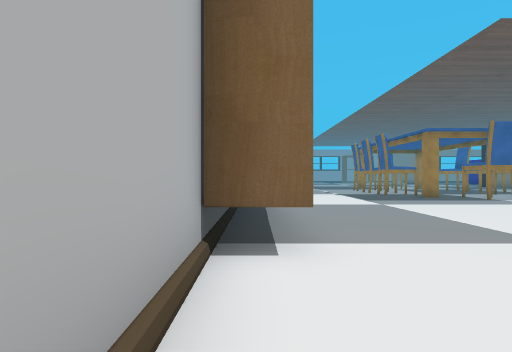
view 1 (above)

23 first-person views from a walk through a scene from a Unity 3-D project. The camera is 1.5 m above the floor, looks level and sees 75° across. The floor is counted in squares, 2 m on a side. Each view is taken from the middle of a square. On the plan, view 1 faces up. The plan holds only what a view shows up to about 11 squares ahead; the rest is blank. The place goes on beyond the plan. The player character is not drawn. Some animated figures are not drawn. Some surface patterns are stand-ins.

view 2
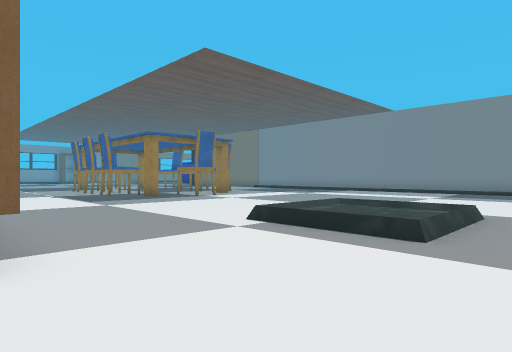

view 3
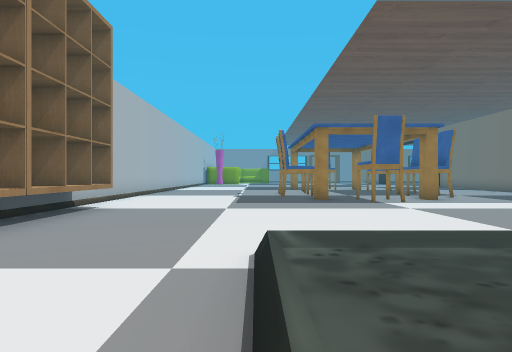

view 4
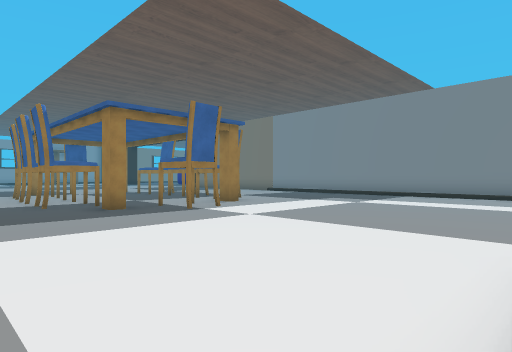

view 5
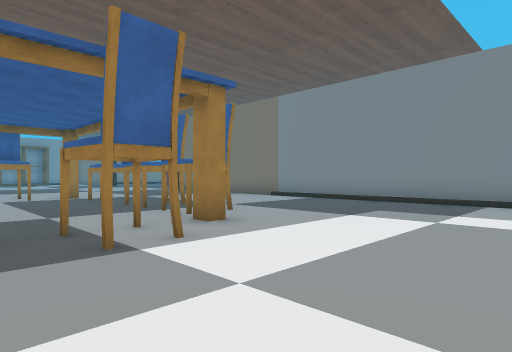

view 6
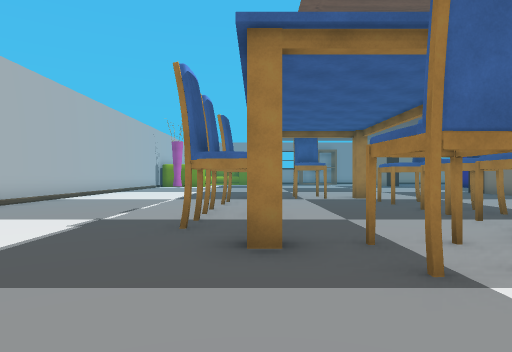

view 7
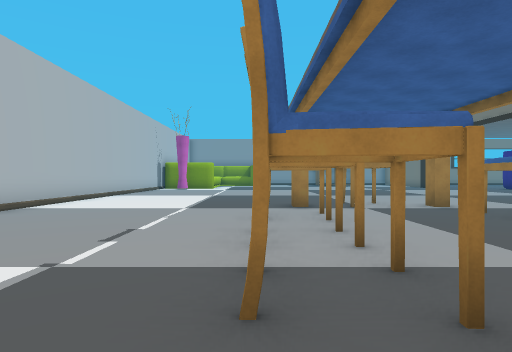

view 8
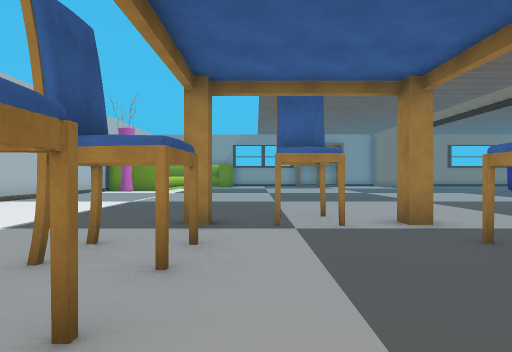

view 9
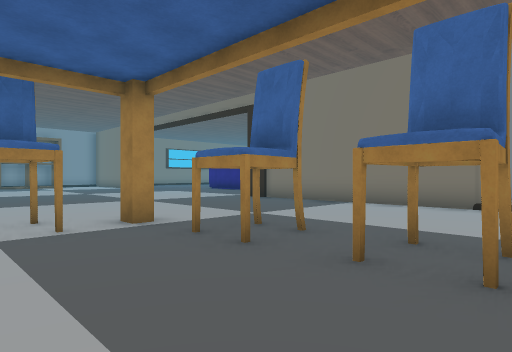

view 10
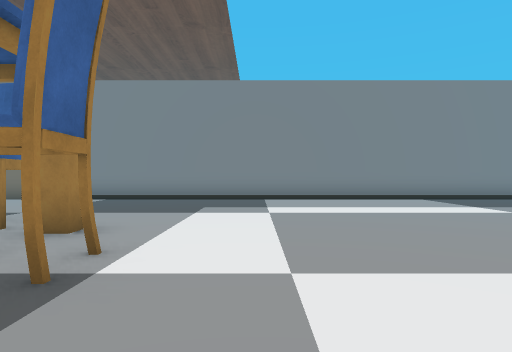

view 11
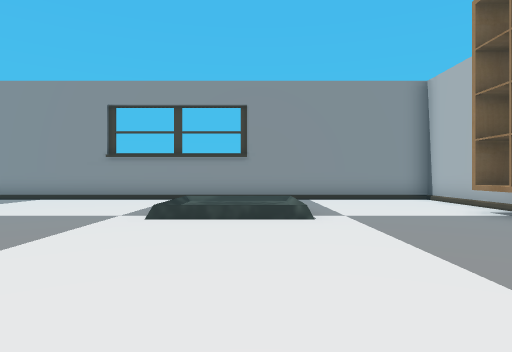

view 12
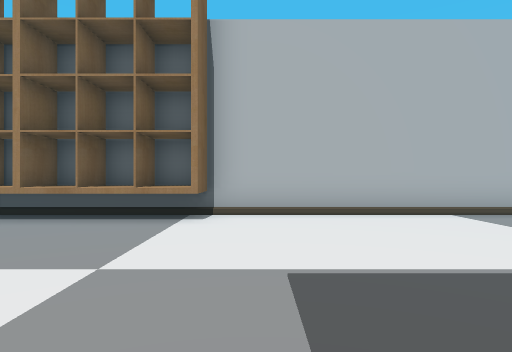

view 13
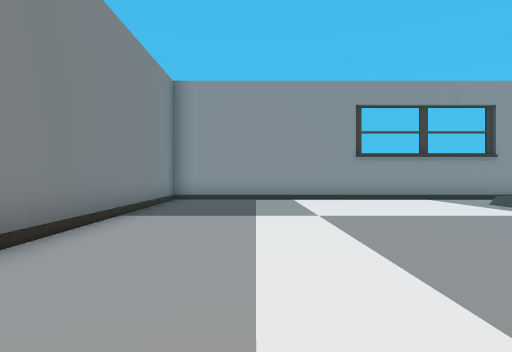

view 14
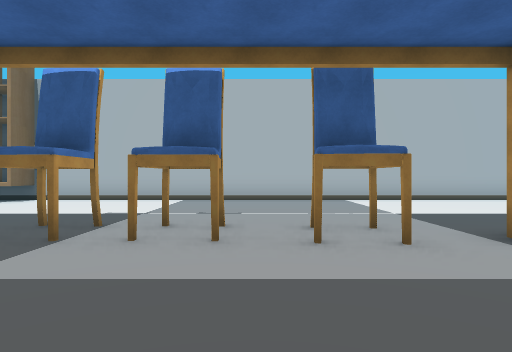

view 15
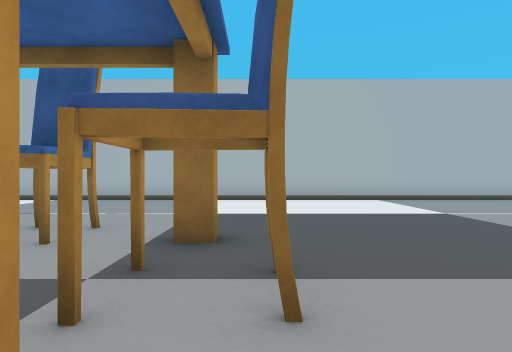

view 16
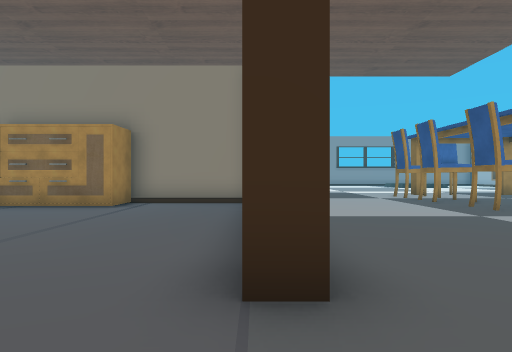

view 17
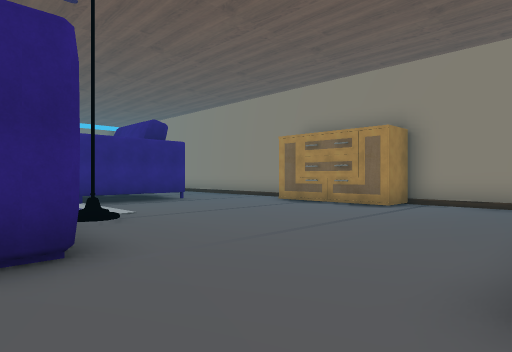

view 18
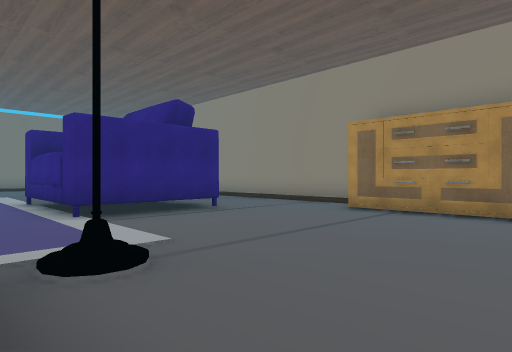

view 19
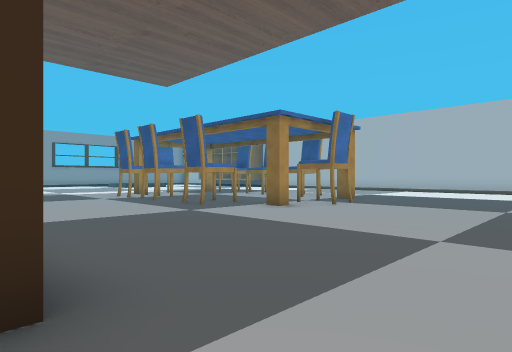

view 20
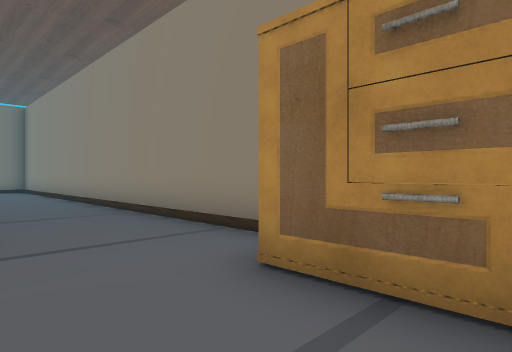

view 21
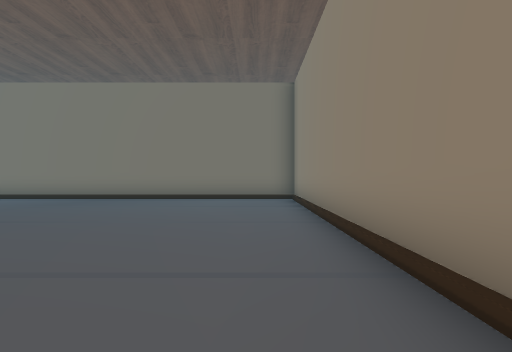

view 22
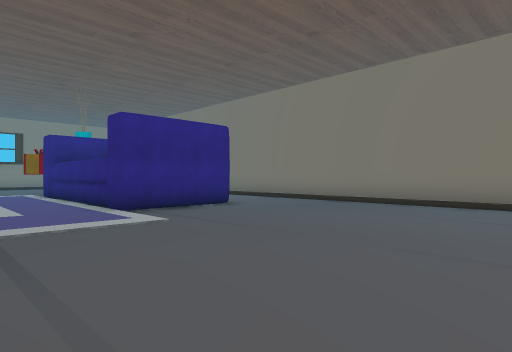

view 23
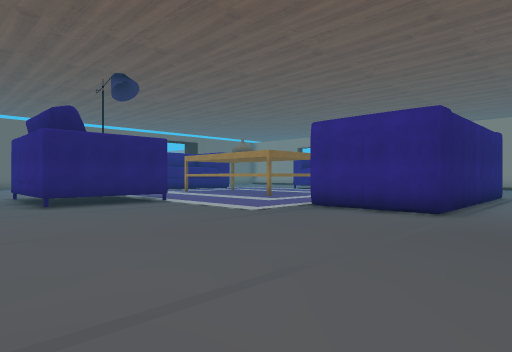

### Floor plan
Key: @ floor where view 1 was taken; # wall or solid block; . main floor; : floor 0.25 m higher than the main floor; / step, stairs or slope; C chair; O other object.
Columns run from 1 left of view 1 to 39 right of it. Each row starts with its distance up from view 1.
 25 #..... ........... ..#          ..#  #..#
 24 #....................#         ...####..#
 23 #................#.....#................#
 22 #................#.........OOOO.........#
 21 #................#.........O  O.........#
 20 #........C.......#.........OOOO.........#
 19 #......#.C.#.....#.........OOOO.........#
 18 #................#......................#
 17 #.....C....CC....#...OOOO...............#
 16 #................#...###O///////////////#
 15 #.....CC....C....####    ###############
 14 #......C.........#
 13 #.....CC....C....#
 12 #........C.#.....#
 11 #........C.......#
 10 #................#
  9 #O...............#
  8 #O...............#
  7 #O...............#
  6 #O...............#
  5 #O...............#
  4 #O....::.........#
  3 #O....::.........#
  2 #.....::.........#
  1 #................#
  0 #@...............#
 -1 ##################

Positions as (right, up) in squares from view 1, and headings:
1: (0, 0), facing up
2: (0, 0), facing up-right
3: (4, 1), facing up
4: (3, 4), facing up-right
5: (6, 7), facing up-right
6: (6, 8), facing up
7: (5, 11), facing up
8: (7, 14), facing up
9: (7, 14), facing up-right
10: (5, 9), facing right
11: (5, 10), facing down
12: (6, 10), facing left
13: (13, 10), facing down
14: (10, 16), facing left
15: (10, 20), facing left
16: (16, 25), facing down
17: (16, 25), facing down-right
18: (19, 24), facing down-right
19: (16, 25), facing down-left
20: (21, 19), facing down-right
21: (28, 17), facing right
22: (30, 17), facing up-right
23: (38, 17), facing up-left
